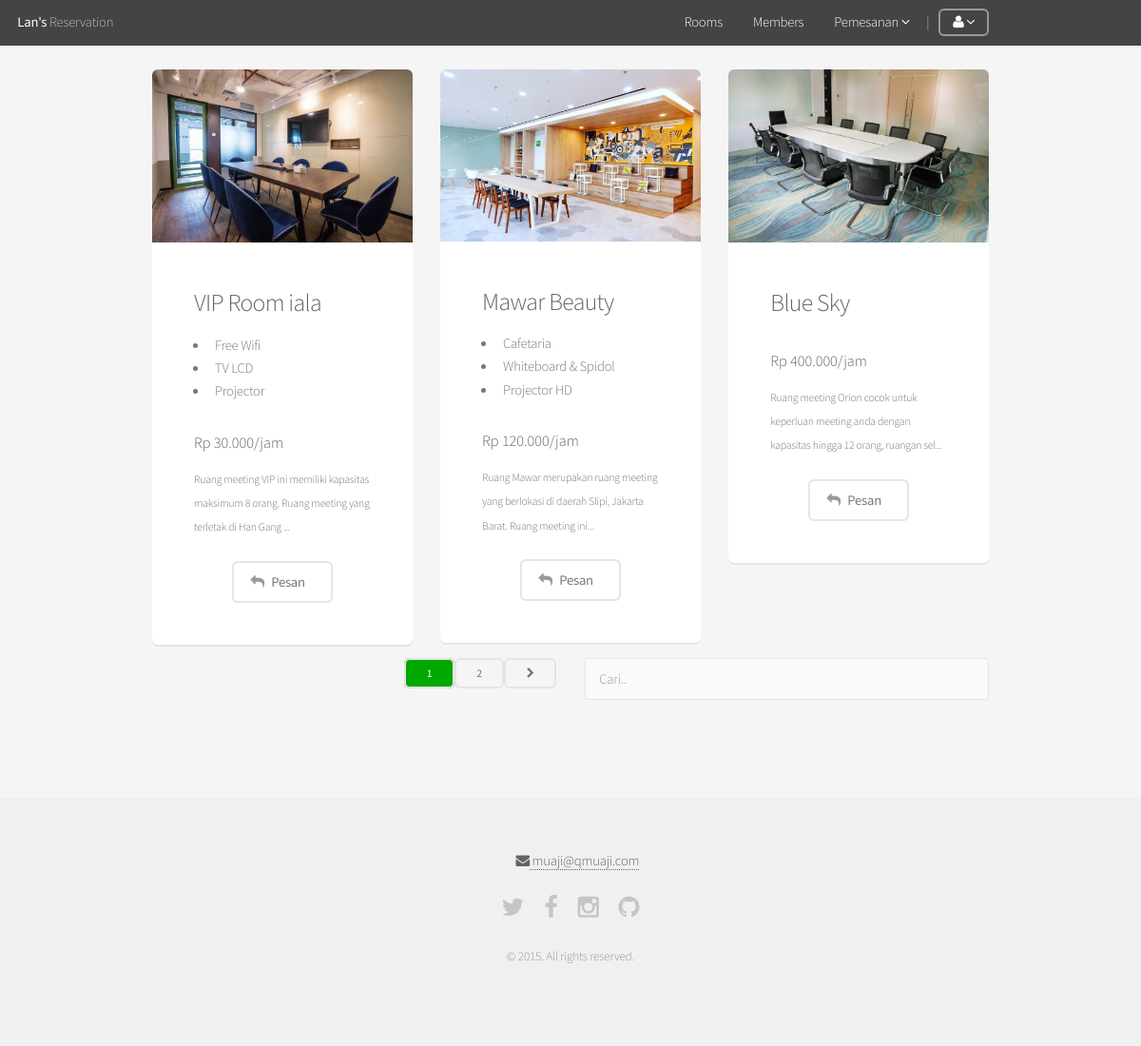
Screenshot of /studios.php (signed in) with the database file from the repository.
### tables this page shows
CREATE TABLE `studios` (
  `studio_id` bigint(20) UNSIGNED NOT NULL,
  `name` varchar(50) NOT NULL,
  `price` int(11) NOT NULL,
  `description` text NOT NULL,
  `img` varchar(128) NOT NULL
);

CREATE TABLE `equips` (
  `eq_id` int(10) UNSIGNED NOT NULL,
  `studio_id` bigint(20) UNSIGNED NOT NULL,
  `name` char(50) NOT NULL,
  `deskripsi` text NOT NULL,
  `tgl_beli` date NOT NULL,
  `status` enum('Baik','Kurang Baik','Rusak') NOT NULL DEFAULT 'Baik'
);

### core/functions/general.php (called while the page is built, shortened)
<?php
function rupiah($angka) {
    return number_format($angka,0,',','.');
}

### studios.php (the view, shortened to what this page needs)
<?php
include 'includes/_header.php';
$batas		= 3;
if (isset($_GET['page'])) $noPage = $_GET['page'];
	else $noPage = 1;
$offset=($noPage - 1) * $batas;
if(isset($_POST['cari'])){
  	$cari 		= trim($_POST['cari']);
	$studioData = mysql_query("SELECT * FROM studios WHERE name LIKE '%$cari%'");
    $q     	  	= mysql_query("SELECT COUNT(studio_id) FROM studios WHERE name LIKE '%$cari%'");
	?>		<?php
}else{
	$studioData = mysql_query("SELECT * FROM studios LIMIT $offset, $batas") or die (mysql_error());
	$q 			= mysql_query("SELECT COUNT(studio_id) from studios");
}
?>
<div style="margin-top:-30px" id="main" class="container">
	<div class="row">
		<?php
		while($row = mysql_fetch_assoc($studioData)){
				$studio_id = $row['studio_id'];
		?>
		<div class="4u 12u(narrower)">
			<section class="box">
				<span class="image featured"><img src="<?= $row['img'] ?>" alt="Lan's Reservation" /></span>
				<h3><?= $row['name'] ?></h3>
				<ul>
				<?php
				$equips = mysql_query("SELECT equips.* FROM equips, studios WHERE equips.studio_id=studios.studio_id AND studios.studio_id=$studio_id");
				while($eq=mysql_fetch_assoc($equips)) {
					echo "<li>$eq[name]</li>";
				}
				?>
				</ul>
				<h4>Rp <?= rupiah($row['price']); ?>/jam</h4>
				<?php $nams = substr($row['description'], 0, 100);
		                  $len  = strlen($nams);
		                  if($len >= 100) echo "<sub>". $nams ."...". "</sub>";
		                  else echo $nams;
		        ?>
				<?php
				    (!loggedIn()) ? $red = "login.php?studio_id=$studio_id" : $red = "sewa.php?studio_id=$studio_id";
				?>
				<div style="text-align:center"><a href="<?= $red?>" class="button alt icon fa-mail-reply" >Pesan</a></div>
			</section>
		</div>
		<?php
		}
		?>
	</div>
	<form action="" method="POST">
		<div class="row">
			<div  align="right" class="6u 12u">
				<?php
			 	$jml 		= mysql_fetch_array($q);
			  	$jmlData	= $jml[0];
			  	$jmlPage	= ceil($jmlData / $batas);
				  for($i=1; $i <= $jmlPage; $i++){
				    if ((($i >= $noPage - $batas) && ($i <= $noPage + $batas)) || ($i == 1)  || $i == $jmlPage){
				      if($i==$noPage) echo "<a class='button special alt small'>$i</a>";
				      else echo "<a class='button alt small' href=".$_SERVER['PHP_SELF']."?page=".$i." > ".$i."</a>";
				    }
				}
				if ($noPage < $jmlPage) echo "<a class='button alt small' href=$_SERVER[PHP_SELF]?page=".($noPage+1)."><span class='icon fa-chevron-right'></span></a>";
				?>
			</div>
			<div class="6u 12u">
		  		<input type="text" name="cari" placeholder="Cari..">
			</div>
		</div>
	</form>
</div>
<?php include 'includes/_footer.php' ?>

### rows the page displays
studios: img (picture), name "VIP Room iala", price "30.000", description "Ruang meeting VIP ini memiliki kapasitas maksimum 8 orang. Ruang meeting yang terletak di Han Gang"
equips: name "Free Wifi"
equips: name "TV LCD"
equips: name "Projector"
studios: img (picture), name "Mawar Beauty", price "120.000", description "Ruang Mawar merupakan ruang meeting yang berlokasi di daerah Slipi, Jakarta Barat. Ruang meeting ini"
equips: name "Cafetaria"
equips: name "Whiteboard & Spidol"
equips: name "Projector HD"
studios: img (picture), name "Blue Sky", price "400.000", description "Ruang meeting Orion cocok untuk keperluan meeting anda dengan kapasitas hingga 12 orang, ruangan sel"
